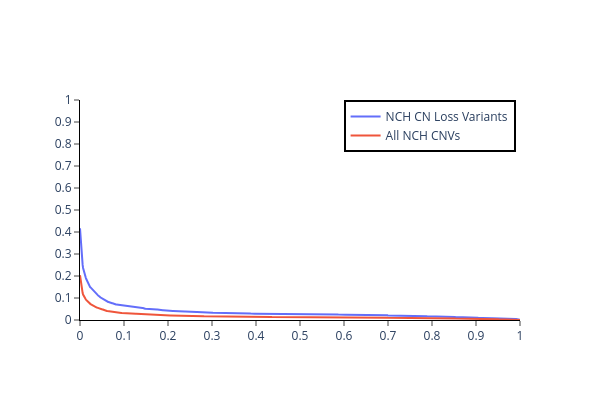

Here is the notebook cell this chart was saved with:
### Markdown cell above
### Figure: Varying Jaccard BP Overlap Score, how many CN gain variants in NCH dataset have a ClinVar match containing a Triplosensitivity region/gene?

### Code cell
thrs = list(np.arange(0, 1.001, 0.001))
match_fractions_total = []
match_fractions_gain = []
for thr in thrs:
    if thr == 1: # handle edge case at maximum value of Jaccard score
        op = "=="
    else:
        op = ">="
    n_matches = nch_clinvar_ts_match_df.query(f"jaccard_score_bp_overlap {op} {thr}")['variant'].nunique()
    match_fractions_gain.append(n_matches / len(nch_df_gain))
    match_fractions_total.append(n_matches / len(nch_df))

fig = go.Figure()
fig.add_trace(go.Scatter(
    name="NCH CN Loss Variants", x=thrs, y=match_fractions_gain
))
fig.add_trace(go.Scatter(
    name="All NCH CNVs", x=thrs, y=match_fractions_total
))
fig.update_xaxes(linecolor='black', ticks='outside', dtick=0.1, range=[0,1])
fig.update_yaxes(linecolor='black', ticks='outside', dtick=0.1, range=[0,1])
fig.update_layout(
    height=400,
    width=600,
    plot_bgcolor='white',
    legend=dict(
        bordercolor='black',
        borderwidth=2,
        x=0.99,
        xanchor='right'
    )
)
fig.show()

### Figure 1 — Plotly figure (JSON) as saved in the notebook; plotly's stock layout.template omitted (floating-point values rounded to 4 significant figures; data arrays with more than 128 entries replaced by an {"elided": "..."} marker saying what was removed)
{"data": [{"name": "NCH CN Loss Variants", "type": "scatter", "x": {"elided": "1001 float values"}, "y": {"elided": "1001 float values"}}, {"name": "All NCH CNVs", "type": "scatter", "x": {"elided": "1001 float values"}, "y": {"elided": "1001 float values"}}], "layout": {"height": 400, "legend": {"bordercolor": "black", "borderwidth": 2, "x": 0.99, "xanchor": "right"}, "plot_bgcolor": "white", "width": 600, "xaxis": {"dtick": 0.1, "linecolor": "black", "range": [0, 1], "ticks": "outside"}, "yaxis": {"dtick": 0.1, "linecolor": "black", "range": [0, 1], "ticks": "outside"}}}
